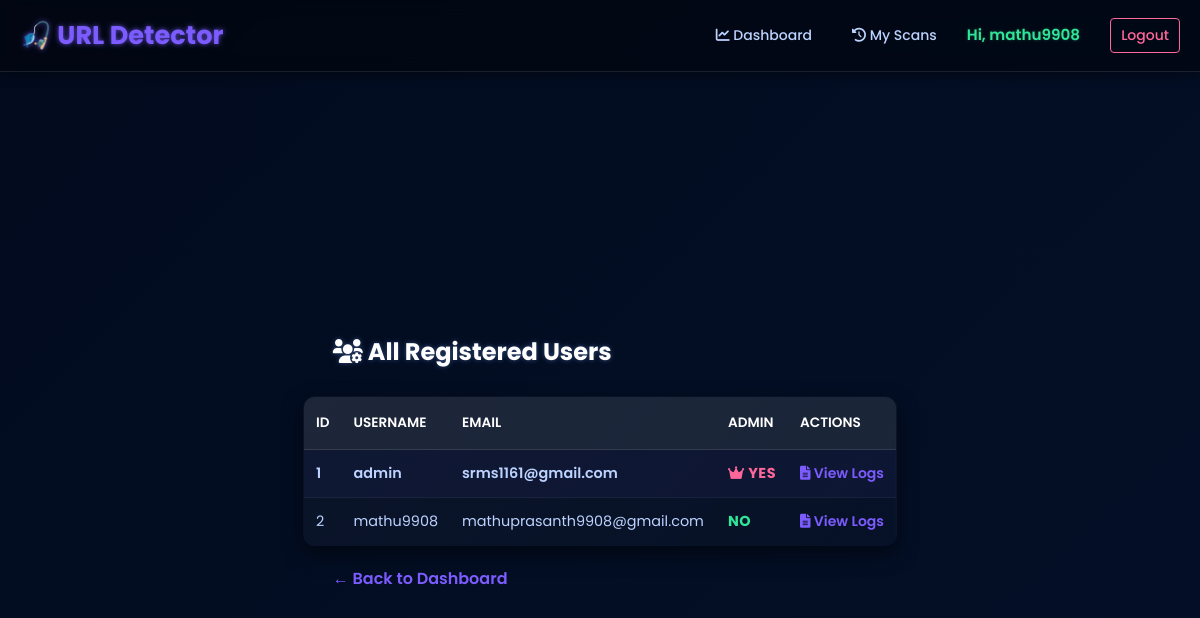
The app's page /admin/users (signed in) with its own data.
### src/models.py (models this page shows, shortened)
class User(Base):
    __tablename__ = 'users'
    id = Column(Integer, primary_key=True)
    username = Column(String(64), unique=True, nullable=False)
    email = Column(String(120), unique=True, nullable=False)
    password_hash = Column(String(128))
    is_admin = Column(Boolean, default=False)
    reset_otp = Column(String(6), nullable=True, default=None)
    otp_expiry = Column(DateTime, nullable=True, default=None)
    logs = relationship("URLLog", back_populates="user")

### src/app.py (the view)
@app.route("/admin/users")
@login_required
def admin_users():
    db = Session()
    users = db.query(User).all()
    db.close()
    return render_template("admin/users.html", users=users)

### src/app.py (called while the page is built)
@login_manager.user_loader
def load_user(user_id):
    db = Session()
    u = db.query(User).get(int(user_id))
    db.close()
    return FlaskUser(u) if u else None

@app.teardown_appcontext
def shutdown_session(exception=None):
    Session.remove()

### src/templates/admin/users.html (shortened to what this page needs)
{% extends "base.html" %}
{% block content %}
<div class="log-table-container">
    <h2><i class="fas fa-users-cog"></i> All Registered Users</h2>
    <table>
        <thead>
            <tr>
                <th>ID</th>
                <th>Username</th>
                <th>Email</th>
                <th>Admin</th>
                <th>Actions</th>
            </tr>
        </thead>
        <tbody>
            {% for u in users %}
            <tr class="{% if u.is_admin %}admin-user-row{% endif %}">
                <td>{{ u.id }}</td>
                <td>{{ u.username }}</td>
                <td>{{ u.email }}</td>
                <td>
                    {% if u.is_admin %}
                    <span class="pred-phishing"><i class="fas fa-crown"></i> YES</span>
                    {% else %}
                    <span class="pred-benign">NO</span>
                    {% endif %}
                </td>
                <td>
                    <a href="{{ url_for('admin_user_logs', user_id=u.id) }}" class="action-link">
                        <i class="fas fa-file-lines"></i> View Logs
                    </a>
                </td>
            </tr>
            {% endfor %}
        </tbody>
    </table>
</div>
    <p class="admin-link-back"><a href="{{ url_for('index') }}">← Back to Dashboard</a></p>
{% endblock %}

### src/templates/base.html (shortened to what this page needs)
<!DOCTYPE html>
<html lang="en">
<head>
    <link rel="stylesheet" href="{{ url_for('static', filename='css/styles.css') }}">
    <link rel="stylesheet" href="{{ url_for('static', filename='css/navbar.css') }}">
    <link rel="stylesheet" href="{{ url_for('static', filename='css/adusr.css') }}">
</head>
    <link rel="stylesheet" href="https://cdnjs.cloudflare.com/ajax/libs/font-awesome/6.0.0-beta3/css/all.min.css">
</head>
<body>
    <nav class="navbar">
        <div class="navbar-brand">
            <a href="{{ url_for('index') }}">🎣 URL Detector</a>
        </div>
        <div class="navbar-links">
            <a href="{{ url_for('dashboard') }}"><i class="fas fa-chart-line"></i> Dashboard</a>
            <a href="{{ url_for('history') }}"><i class="fas fa-history"></i> My Scans</a>
            {% if current_user.is_authenticated %}
                <span class="user-greeting">
                    Hi, {{ current_user.username }}
                </span>
                <a href="{{ url_for('logout') }}" class="btn-logout">Logout</a>
            {% else %}
                <a href="{{ url_for('login') }}" class="btn-login">Login</a>
                <a href="{{ url_for('register') }}" class="btn-register">Register</a>
            {% endif %}
        </div>
    </nav>
    <div class="content-wrapper">
    {% from "macros.html" import render_flashes %}
        {% block content %} {% endblock %}
    </div>
</body>
</html>

### src/static/css/styles.css (style rules this page uses)
:root { --bg: #0f1020; --card: rgba(255, 255, 255, 0.04); --cards: rgba(255, 255, 255, 0.355); --accent: #7c5cff; --legit-color: #30e698; --phishing-color: #ff6699; --glass: rgba(255, 255, 255, 0.06); --text-color: #e9eef8; --light-text: #bcd2ff; }
* { box-sizing: border-box; margin: 0; padding: 0; }
body { background: linear-gradient(135deg, #020b1e 0%, #041028 100%); color: var(--text-color); font-family: "Poppins", sans-serif; line-height: 1.6; min-height: 100vh; display: flex; flex-direction: column; align-items: center; justify-content: center; }
a { color: var(--light-text); text-decoration: none; transition: color 0.2s, text-shadow 0.2s; font-size: 14px; }

### src/static/css/navbar.css (style rules this page uses)
:root { --accent: #7c5cff; --legit-color: #30e698; --phishing-color: #ff6699; --text-color: #e9eef8; --light-text: #bcd2ff; --bg: #0f1020; --glass: rgba(255, 255, 255, 0.06); }
.navbar { position: fixed; top: 0; left: 0; width: 100%; background: rgba(0, 0, 0, 0.4); backdrop-filter: blur(8px); box-shadow: 0 4px 10px rgba(0, 0, 0, 0.4); padding: 15px 20px; display: flex; justify-content: space-between; align-items: center; z-index: 1000; border-bottom: 1px solid rgba(255, 255, 255, 0.1); }
.navbar-brand a { color: var(--accent); font-size: 1.6em; font-weight: 700; text-shadow: 0 0 5px rgba(124, 92, 255, 0.8); }
.navbar-links { display: flex; align-items: center; gap: 20px; }
.navbar-links a { color: var(--light-text); padding: 5px 10px; border-radius: 4px; transition: all 0.2s; font-weight: 500; }
.navbar-links .user-greeting { color: var(--legit-color); font-weight: 600; margin-right: 10px; font-size: 0.95em; text-shadow: 0 0 3px rgba(48, 230, 152, 0.3); }
.btn-logout { color: var(--phishing-color) !important; border: 1px solid var(--phishing-color); background-color: transparent !important; padding: 5px 10px !important; }

### src/static/css/adusr.css (style rules this page uses)
:root { --bg: #0f1020; --card: rgba(255, 255, 255, 0.04); --accent: #7c5cff; --legit-color: #30e698; --phishing-color: #ff6699; --light-text: #bcd2ff; --table-header: rgba(255, 255, 255, 0.08); }
h2 { color: #fff; margin-bottom: 25px; margin-left:5% ; padding-top: 20px; font-size: 24px; text-shadow: 0 0 5px rgba(122, 167, 255, 0.4); }
.log-table-container { padding-top: 10%; margin: 20px 0; }
table { width: 100%; border-collapse: collapse; background: linear-gradient(135deg, rgba(255, 255, 255, 0.03), rgba(255, 255, 255, 0.01)); border-radius: 12px; overflow: hidden; box-shadow: 0 8px 20px rgba(0, 0, 0, 0.5); border: 1px solid rgba(255, 255, 255, 0.06); }
thead { background-color: var(--table-header); }
th { padding: 15px 12px; text-align: left; color: #fff; font-weight: 600; text-transform: uppercase; font-size: 0.85em; border-bottom: 1px solid rgba(255, 255, 255, 0.1); }
td { padding: 12px; text-align: left; color: var(--light-text); font-size: 0.9em; border-bottom: 1px solid rgba(255, 255, 255, 0.05); }
tbody tr:last-child td { border-bottom: none; }
td a { color: var(--light-text); text-decoration: none; word-break: break-all; }
.pred-phishing { font-weight: 700; color: var(--phishing-color); letter-spacing: 0.5px; }
.pred-benign { font-weight: 700; color: var(--legit-color); letter-spacing: 0.5px; }
.admin-link-back a { color: var(--accent); font-size: 1em; margin-left: 5%; font-weight: 600; }
tr.admin-user-row { background-color: rgba(124, 92, 255, 0.05); font-weight: 600; }
.action-link { color: var(--accent); font-weight: 600; transition: color 0.2s; }

### records on screen
User: username "mathu9908", id "2", email "mathuprasanth9908@gmail.com", is_admin "NO"
User: id "1", username "admin", email "srms1161@gmail.com", is_admin True (drawn)
